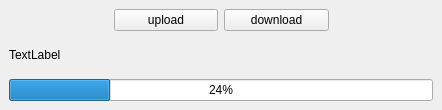
<?xml version="1.0" encoding="UTF-8"?>
<ui version="4.0">
 <class>MainWindow</class>
 <widget class="QMainWindow" name="MainWindow">
  <property name="geometry">
   <rect>
    <x>0</x>
    <y>0</y>
    <width>442</width>
    <height>110</height>
   </rect>
  </property>
  <property name="windowTitle">
   <string>File UDP Client</string>
  </property>
  <widget class="QWidget" name="centralwidget">
   <layout class="QVBoxLayout" name="verticalLayout_3">
    <item>
     <layout class="QHBoxLayout" name="horizontalLayout">
      <item>
       <spacer name="horizontalSpacer_2">
        <property name="orientation">
         <enum>Qt::Horizontal</enum>
        </property>
        <property name="sizeHint" stdset="0">
         <size>
          <width>40</width>
          <height>20</height>
         </size>
        </property>
       </spacer>
      </item>
      <item>
       <widget class="QPushButton" name="upload">
        <property name="sizePolicy">
         <sizepolicy hsizetype="Expanding" vsizetype="Fixed">
          <horstretch>0</horstretch>
          <verstretch>0</verstretch>
         </sizepolicy>
        </property>
        <property name="layoutDirection">
         <enum>Qt::LeftToRight</enum>
        </property>
        <property name="text">
         <string>upload</string>
        </property>
       </widget>
      </item>
      <item>
       <widget class="QPushButton" name="download">
        <property name="sizePolicy">
         <sizepolicy hsizetype="Expanding" vsizetype="Fixed">
          <horstretch>0</horstretch>
          <verstretch>0</verstretch>
         </sizepolicy>
        </property>
        <property name="text">
         <string>download</string>
        </property>
       </widget>
      </item>
      <item>
       <spacer name="horizontalSpacer">
        <property name="orientation">
         <enum>Qt::Horizontal</enum>
        </property>
        <property name="sizeHint" stdset="0">
         <size>
          <width>40</width>
          <height>20</height>
         </size>
        </property>
       </spacer>
      </item>
     </layout>
    </item>
    <item>
     <layout class="QVBoxLayout" name="verticalLayout_2">
      <item>
       <widget class="QLabel" name="status">
        <property name="text">
         <string>TextLabel</string>
        </property>
       </widget>
      </item>
      <item>
       <widget class="QProgressBar" name="progressBar">
        <property name="value">
         <number>24</number>
        </property>
       </widget>
      </item>
     </layout>
    </item>
   </layout>
  </widget>
 </widget>
 <resources/>
 <connections/>
</ui>
